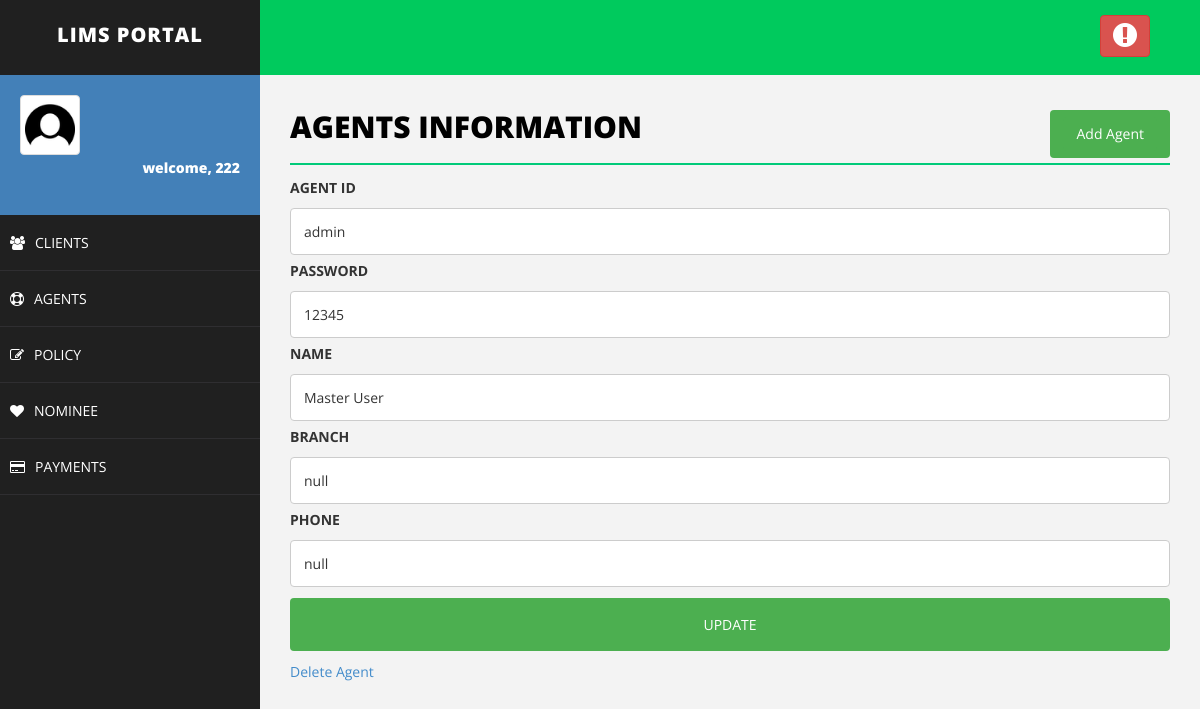
Page /editAgent.php?agent_id=admin (signed in) on the committed database.
### tables this page shows
CREATE TABLE IF NOT EXISTS `agent` (
  `agent_id` varchar(50) NOT NULL,
  `agent_password` varchar(30) NOT NULL,
  `name` varchar(50) NOT NULL,
  `branch` varchar(50) NOT NULL,
  `phone` varchar(50) NOT NULL
);

### editAgent.php (the view, shortened to what this page needs)
<!DOCTYPE html>
<html>
<head>
    <link href="assets/css/bootstrap.css" rel="stylesheet" />
    <link href="assets/css/font-awesome.css" rel="stylesheet" />
    <link href="assets/css/basic.css" rel="stylesheet" />
    <link href="assets/css/custom.css" rel="stylesheet" />
</head>
<body>
<?php
include 'header.php';
?>
        <div id="page-wrapper">
                <div class="row">
                    <div class="col-md-12">
                        <h1 class="page-head-line">Agents Information
						<button class="btn" align="center">
						<a href="addclient.php" class="btn">Add Agent</a>
						</button>
						</h1>
                    </div>
                </div>
<?php
include'connection.php';
	if($_SERVER["REQUEST_METHOD"] == "GET"){
		$agent_id = $_GET["agent_id"];
	}
	$sql = "SELECT agent_id, agent_password, name, branch, phone from agent where agent_id='$agent_id'";
	$result = $conn->query($sql);
	echo "<div>\n";
	  echo '<form action="updateAgent.php" method="post">';
	    echo "<label for=\"fname\">AGENT ID</label>";
	    echo "<input type=\"text\" value=\"$agent_id\"name=\"agent_id\"/>"."</br>";
	while($row = $result->fetch_assoc()) {
		echo "<label for=\"fname\">PASSWORD</label>";
	    echo "<input type=\"text\" agent_id=\"fname\" name=\"agent_password\" placeholder=\"password..\" value=\"$row[agent_password]\">";
		echo "<label for=\"fname\">NAME</label>";
	    echo "<input type=\"text\" agent_id=\"fname\" name=\"name\" placeholder=\"Your Name..\" value=\"$row[name]\">";
		echo "<label for=\"fname\">BRANCH</label>";
		echo "<input type=\"text\" agent_id=\"fname\" name=\"branch\" placeholder=\"Your Branch..\" value=\"$row[branch]\">";
		echo "<label for=\"fname\">PHONE</label>";
		echo "<input type=\"text\" agent_id=\"fname\" name=\"phone\" placeholder=\"Your Phone..\" value=\"$row[phone]\">";
    }
	echo "<input type=\"submit\" value=\"UPDATE\">";
	echo "</form>\n";
	echo "<a href='deleteAgent.php?agent_id=".$agent_id."'>Delete Agent</a>";
echo "</div>\n";
?>
        </div>
    </div>
</body>
</html>

### assets/css/basic.css (style rules this page uses)
body { font-family: 'Open Sans', sans-serif; line-height:25px; }
#page-wrapper { padding: 15px 15px; min-height: 600px; background: #F3F3F3; }
.page-head-line { font-size: 30px; text-transform: uppercase; color: #000; font-weight: 800; padding-bottom: 20px; border-bottom: 2px solid #00CA79; margin-bottom: 10px; }
@media (min-width:768px) { #page-wrapper { margin: 0 0 0 260px; padding: 15px 30px; min-height: 1200px; } }

### editAgent.php (style rules this page uses)
input[type=text], select { width: 100%; padding: 10px 13px; margin: 3px 0; display: inline-block; border: 1px solid #ccc; border-radius: 4px; box-sizing: border-box; }
input[type=submit] { width: 100%; background-color: #4CAF50; color: white; padding: 14px 20px; margin: 8px 0; border: none; border-radius: 4px; cursor: pointer; }
.btn { background-color: #4CAF50; float: right; color:white; text-decoration:none; }

### rows in the picture
agent: agent_password "12345", name "Master User", branch "null", phone "null"

### other values in the picture
$_SESSION["username"] "222"
